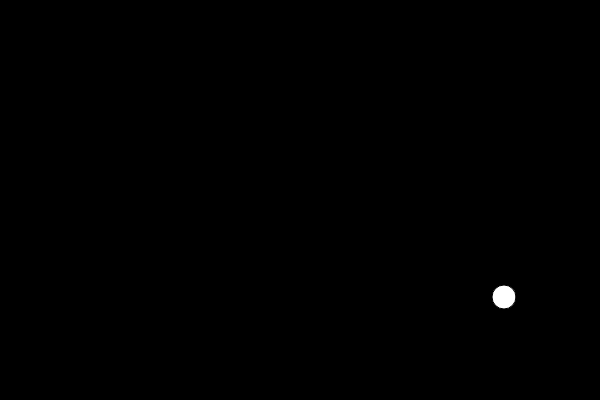
Frame 1 (no input)
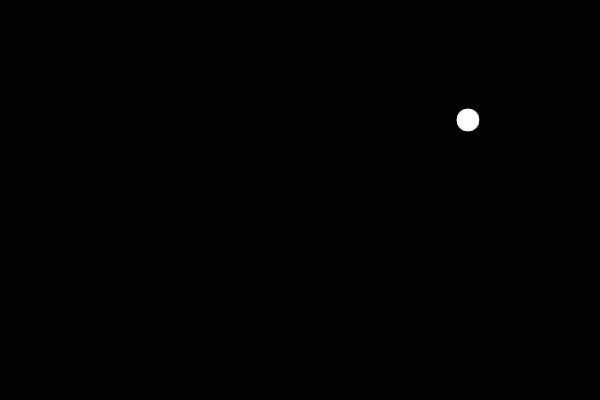
Frame 60 (no input)
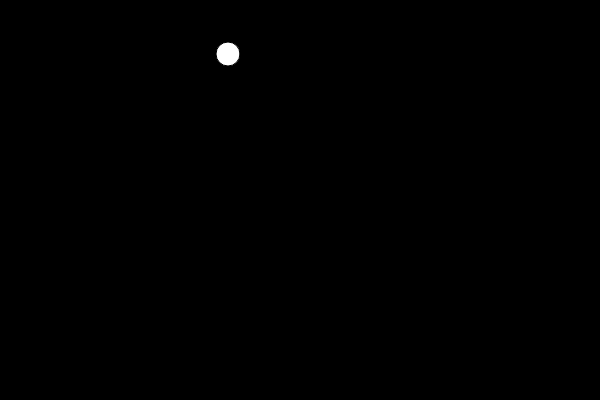
Frame 120 (the mouse pressed at the canvas centre since frame 60)

The p5.js sketch that drew these frames (run headless with seeded random() and noise() and a simulated clock; from frame 60 on, the mouse is pressed at the canvas centre):

// p5.js sketch
// ── sketch.js
var ball = {
  x: 500,
  y: 300,
  xspeed: 4,
  yspeed: -3,
}

function setup() {
  createCanvas(600, 400);
}

function draw() {
  background(0);
  if (keyIsPressed)
  background(255)
  move();
  bounce();
  display();
}

function move() {  
  ball.x = ball.x + ball.xspeed;
  ball.y = ball.y + ball.yspeed;
  
}

function bounce() {
  
  if (ball.x > width || ball.x < 0) {
    ball.xspeed = ball.xspeed * -1;
  }
  if (ball.y > height || ball.y < 0) {
    ball.yspeed = ball.yspeed * -1;
   }
}

function display() { 
  fill(255);
  if (keyIsPressed)
  fill(0);
  ellipse(ball.x, ball.y, 24, 24)
}
